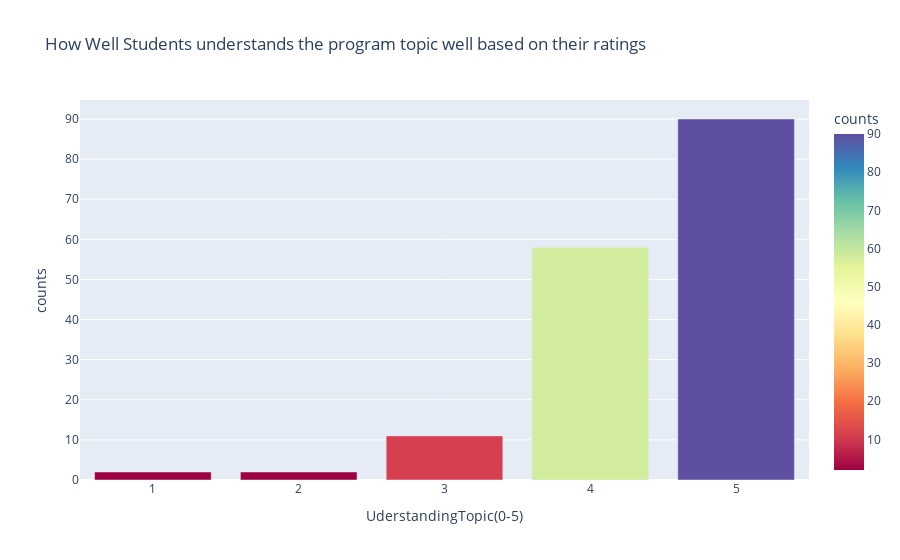

The code cell stored with this chart in its notebook:
### Code cell
#here is the trace bar for understand the program topics
fig = px.bar(UderstandingTopic,
             x='UderstandingTopic(0-5)',
             y='counts',
             color='counts',
             color_continuous_scale='spectral',
             title='How Well Students understands the program topic well based on their ratings')
fig.show()

### Figure 1 — Plotly figure (JSON) as saved in the notebook; plotly's stock layout.template omitted (floating-point values rounded to 4 significant figures)
{"data": [{"alignmentgroup": "True", "hovertemplate": "UderstandingTopic(0-5)=%{x}<br>counts=%{marker.color}<extra></extra>", "legendgroup": "", "marker": {"color": [2, 2, 11, 58, 90], "coloraxis": "coloraxis"}, "name": "", "offsetgroup": "", "orientation": "v", "showlegend": false, "textposition": "auto", "type": "bar", "x": [1, 2, 3, 4, 5], "xaxis": "x", "y": [2, 2, 11, 58, 90], "yaxis": "y"}], "layout": {"barmode": "relative", "coloraxis": {"colorbar": {"title": {"text": "counts"}}, "colorscale": [[0, "rgb(158,1,66)"], [0.1, "rgb(213,62,79)"], [0.2, "rgb(244,109,67)"], [0.3, "rgb(253,174,97)"], [0.4, "rgb(254,224,139)"], [0.5, "rgb(255,255,191)"], [0.6, "rgb(230,245,152)"], [0.7, "rgb(171,221,164)"], [0.8, "rgb(102,194,165)"], [0.9, "rgb(50,136,189)"], [1, "rgb(94,79,162)"]]}, "legend": {"tracegroupgap": 0}, "title": {"text": "How Well Students understands the program topic well based on their ratings"}, "xaxis": {"anchor": "y", "domain": [0, 1], "title": {"text": "UderstandingTopic(0-5)"}}, "yaxis": {"anchor": "x", "domain": [0, 1], "title": {"text": "counts"}}}}
